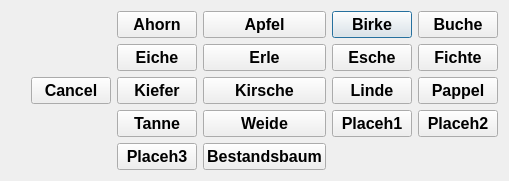
<?xml version="1.0" encoding="UTF-8"?>
<ui version="4.0">
 <class>TreeTypeDialogEx</class>
 <widget class="QDialog" name="TreeTypeDialogEx">
  <property name="geometry">
   <rect>
    <x>0</x>
    <y>0</y>
    <width>497</width>
    <height>179</height>
   </rect>
  </property>
  <property name="windowTitle">
   <string>Tree Type Dialog</string>
  </property>
  <layout class="QVBoxLayout" name="verticalLayout">
   <item>
    <layout class="QGridLayout" name="gridLayout">
     <item row="0" column="4">
      <widget class="QPushButton" name="pushButtonBirke">
       <property name="sizePolicy">
        <sizepolicy hsizetype="Minimum" vsizetype="Expanding">
         <horstretch>0</horstretch>
         <verstretch>0</verstretch>
        </sizepolicy>
       </property>
       <property name="font">
        <font>
         <pointsize>12</pointsize>
         <weight>75</weight>
         <bold>true</bold>
        </font>
       </property>
       <property name="text">
        <string>Birke</string>
       </property>
      </widget>
     </item>
     <item row="1" column="1">
      <spacer name="horizontalSpacer_2">
       <property name="orientation">
        <enum>Qt::Horizontal</enum>
       </property>
       <property name="sizeType">
        <enum>QSizePolicy::Fixed</enum>
       </property>
       <property name="sizeHint" stdset="0">
        <size>
         <width>20</width>
         <height>20</height>
        </size>
       </property>
      </spacer>
     </item>
     <item row="0" column="3">
      <widget class="QPushButton" name="pushButtonApfel">
       <property name="sizePolicy">
        <sizepolicy hsizetype="Minimum" vsizetype="Expanding">
         <horstretch>0</horstretch>
         <verstretch>0</verstretch>
        </sizepolicy>
       </property>
       <property name="font">
        <font>
         <pointsize>12</pointsize>
         <weight>75</weight>
         <bold>true</bold>
        </font>
       </property>
       <property name="text">
        <string>Apfel</string>
       </property>
      </widget>
     </item>
     <item row="0" column="5">
      <widget class="QPushButton" name="pushButtonBuche">
       <property name="sizePolicy">
        <sizepolicy hsizetype="Minimum" vsizetype="Expanding">
         <horstretch>0</horstretch>
         <verstretch>0</verstretch>
        </sizepolicy>
       </property>
       <property name="font">
        <font>
         <pointsize>12</pointsize>
         <weight>75</weight>
         <bold>true</bold>
        </font>
       </property>
       <property name="text">
        <string>Buche</string>
       </property>
      </widget>
     </item>
     <item row="0" column="2">
      <widget class="QPushButton" name="pushButtonAhorn">
       <property name="sizePolicy">
        <sizepolicy hsizetype="Minimum" vsizetype="Expanding">
         <horstretch>0</horstretch>
         <verstretch>0</verstretch>
        </sizepolicy>
       </property>
       <property name="font">
        <font>
         <pointsize>12</pointsize>
         <weight>75</weight>
         <bold>true</bold>
        </font>
       </property>
       <property name="text">
        <string>Ahorn</string>
       </property>
      </widget>
     </item>
     <item row="1" column="0">
      <spacer name="horizontalSpacer">
       <property name="orientation">
        <enum>Qt::Horizontal</enum>
       </property>
       <property name="sizeType">
        <enum>QSizePolicy::Fixed</enum>
       </property>
       <property name="sizeHint" stdset="0">
        <size>
         <width>20</width>
         <height>20</height>
        </size>
       </property>
      </spacer>
     </item>
     <item row="1" column="3">
      <widget class="QPushButton" name="pushButtonErle">
       <property name="sizePolicy">
        <sizepolicy hsizetype="Minimum" vsizetype="Expanding">
         <horstretch>0</horstretch>
         <verstretch>0</verstretch>
        </sizepolicy>
       </property>
       <property name="font">
        <font>
         <pointsize>12</pointsize>
         <weight>75</weight>
         <bold>true</bold>
        </font>
       </property>
       <property name="text">
        <string>Erle</string>
       </property>
      </widget>
     </item>
     <item row="1" column="2">
      <widget class="QPushButton" name="pushButtonEiche">
       <property name="sizePolicy">
        <sizepolicy hsizetype="Minimum" vsizetype="Expanding">
         <horstretch>0</horstretch>
         <verstretch>0</verstretch>
        </sizepolicy>
       </property>
       <property name="font">
        <font>
         <pointsize>12</pointsize>
         <weight>75</weight>
         <bold>true</bold>
        </font>
       </property>
       <property name="text">
        <string>Eiche</string>
       </property>
      </widget>
     </item>
     <item row="2" column="1">
      <widget class="QPushButton" name="pushButtonCancel">
       <property name="enabled">
        <bool>true</bool>
       </property>
       <property name="sizePolicy">
        <sizepolicy hsizetype="Expanding" vsizetype="Expanding">
         <horstretch>0</horstretch>
         <verstretch>0</verstretch>
        </sizepolicy>
       </property>
       <property name="font">
        <font>
         <pointsize>12</pointsize>
         <weight>75</weight>
         <bold>true</bold>
        </font>
       </property>
       <property name="text">
        <string>Cancel</string>
       </property>
      </widget>
     </item>
     <item row="1" column="4">
      <widget class="QPushButton" name="pushButtonEsche">
       <property name="sizePolicy">
        <sizepolicy hsizetype="Minimum" vsizetype="Expanding">
         <horstretch>0</horstretch>
         <verstretch>0</verstretch>
        </sizepolicy>
       </property>
       <property name="font">
        <font>
         <pointsize>12</pointsize>
         <weight>75</weight>
         <bold>true</bold>
        </font>
       </property>
       <property name="text">
        <string>Esche</string>
       </property>
      </widget>
     </item>
     <item row="1" column="5">
      <widget class="QPushButton" name="pushButtonFichte">
       <property name="sizePolicy">
        <sizepolicy hsizetype="Minimum" vsizetype="Expanding">
         <horstretch>0</horstretch>
         <verstretch>0</verstretch>
        </sizepolicy>
       </property>
       <property name="font">
        <font>
         <pointsize>12</pointsize>
         <weight>75</weight>
         <bold>true</bold>
        </font>
       </property>
       <property name="text">
        <string>Fichte</string>
       </property>
      </widget>
     </item>
     <item row="2" column="2">
      <widget class="QPushButton" name="pushButtonKiefer">
       <property name="sizePolicy">
        <sizepolicy hsizetype="Minimum" vsizetype="Expanding">
         <horstretch>0</horstretch>
         <verstretch>0</verstretch>
        </sizepolicy>
       </property>
       <property name="font">
        <font>
         <pointsize>12</pointsize>
         <weight>75</weight>
         <bold>true</bold>
        </font>
       </property>
       <property name="text">
        <string>Kiefer</string>
       </property>
      </widget>
     </item>
     <item row="2" column="3">
      <widget class="QPushButton" name="pushButtonKirsche">
       <property name="sizePolicy">
        <sizepolicy hsizetype="Minimum" vsizetype="Expanding">
         <horstretch>0</horstretch>
         <verstretch>0</verstretch>
        </sizepolicy>
       </property>
       <property name="font">
        <font>
         <pointsize>12</pointsize>
         <weight>75</weight>
         <bold>true</bold>
        </font>
       </property>
       <property name="text">
        <string>Kirsche</string>
       </property>
      </widget>
     </item>
     <item row="2" column="4">
      <widget class="QPushButton" name="pushButtonLinde">
       <property name="sizePolicy">
        <sizepolicy hsizetype="Minimum" vsizetype="Expanding">
         <horstretch>0</horstretch>
         <verstretch>0</verstretch>
        </sizepolicy>
       </property>
       <property name="font">
        <font>
         <pointsize>12</pointsize>
         <weight>75</weight>
         <bold>true</bold>
        </font>
       </property>
       <property name="text">
        <string>Linde</string>
       </property>
      </widget>
     </item>
     <item row="2" column="5">
      <widget class="QPushButton" name="pushButtonPappel">
       <property name="sizePolicy">
        <sizepolicy hsizetype="Minimum" vsizetype="Expanding">
         <horstretch>0</horstretch>
         <verstretch>0</verstretch>
        </sizepolicy>
       </property>
       <property name="font">
        <font>
         <pointsize>12</pointsize>
         <weight>75</weight>
         <bold>true</bold>
        </font>
       </property>
       <property name="text">
        <string>Pappel</string>
       </property>
      </widget>
     </item>
     <item row="3" column="2">
      <widget class="QPushButton" name="pushButtonTanne">
       <property name="sizePolicy">
        <sizepolicy hsizetype="Minimum" vsizetype="Expanding">
         <horstretch>0</horstretch>
         <verstretch>0</verstretch>
        </sizepolicy>
       </property>
       <property name="font">
        <font>
         <pointsize>12</pointsize>
         <weight>75</weight>
         <bold>true</bold>
        </font>
       </property>
       <property name="text">
        <string>Tanne</string>
       </property>
      </widget>
     </item>
     <item row="3" column="3">
      <widget class="QPushButton" name="pushButtonWeide">
       <property name="sizePolicy">
        <sizepolicy hsizetype="Minimum" vsizetype="Expanding">
         <horstretch>0</horstretch>
         <verstretch>0</verstretch>
        </sizepolicy>
       </property>
       <property name="font">
        <font>
         <pointsize>12</pointsize>
         <weight>75</weight>
         <bold>true</bold>
        </font>
       </property>
       <property name="text">
        <string>Weide</string>
       </property>
      </widget>
     </item>
     <item row="3" column="4">
      <widget class="QPushButton" name="pushButtonPlaceh1">
       <property name="sizePolicy">
        <sizepolicy hsizetype="Minimum" vsizetype="Expanding">
         <horstretch>0</horstretch>
         <verstretch>0</verstretch>
        </sizepolicy>
       </property>
       <property name="font">
        <font>
         <pointsize>12</pointsize>
         <weight>75</weight>
         <bold>true</bold>
        </font>
       </property>
       <property name="text">
        <string>Placeh1</string>
       </property>
      </widget>
     </item>
     <item row="4" column="2">
      <widget class="QPushButton" name="pushButtonPlaceh3">
       <property name="sizePolicy">
        <sizepolicy hsizetype="Minimum" vsizetype="Expanding">
         <horstretch>0</horstretch>
         <verstretch>0</verstretch>
        </sizepolicy>
       </property>
       <property name="font">
        <font>
         <pointsize>12</pointsize>
         <weight>75</weight>
         <bold>true</bold>
        </font>
       </property>
       <property name="text">
        <string>Placeh3</string>
       </property>
      </widget>
     </item>
     <item row="3" column="5">
      <widget class="QPushButton" name="pushButtonPlaceh2">
       <property name="sizePolicy">
        <sizepolicy hsizetype="Minimum" vsizetype="Expanding">
         <horstretch>0</horstretch>
         <verstretch>0</verstretch>
        </sizepolicy>
       </property>
       <property name="font">
        <font>
         <pointsize>12</pointsize>
         <weight>75</weight>
         <bold>true</bold>
        </font>
       </property>
       <property name="text">
        <string>Placeh2</string>
       </property>
      </widget>
     </item>
     <item row="4" column="3">
      <widget class="QPushButton" name="pushButtonBestandsbaum">
       <property name="sizePolicy">
        <sizepolicy hsizetype="Minimum" vsizetype="Expanding">
         <horstretch>0</horstretch>
         <verstretch>0</verstretch>
        </sizepolicy>
       </property>
       <property name="font">
        <font>
         <pointsize>12</pointsize>
         <weight>75</weight>
         <bold>true</bold>
        </font>
       </property>
       <property name="text">
        <string>Bestandsbaum</string>
       </property>
      </widget>
     </item>
    </layout>
   </item>
  </layout>
 </widget>
 <resources/>
 <connections/>
</ui>
